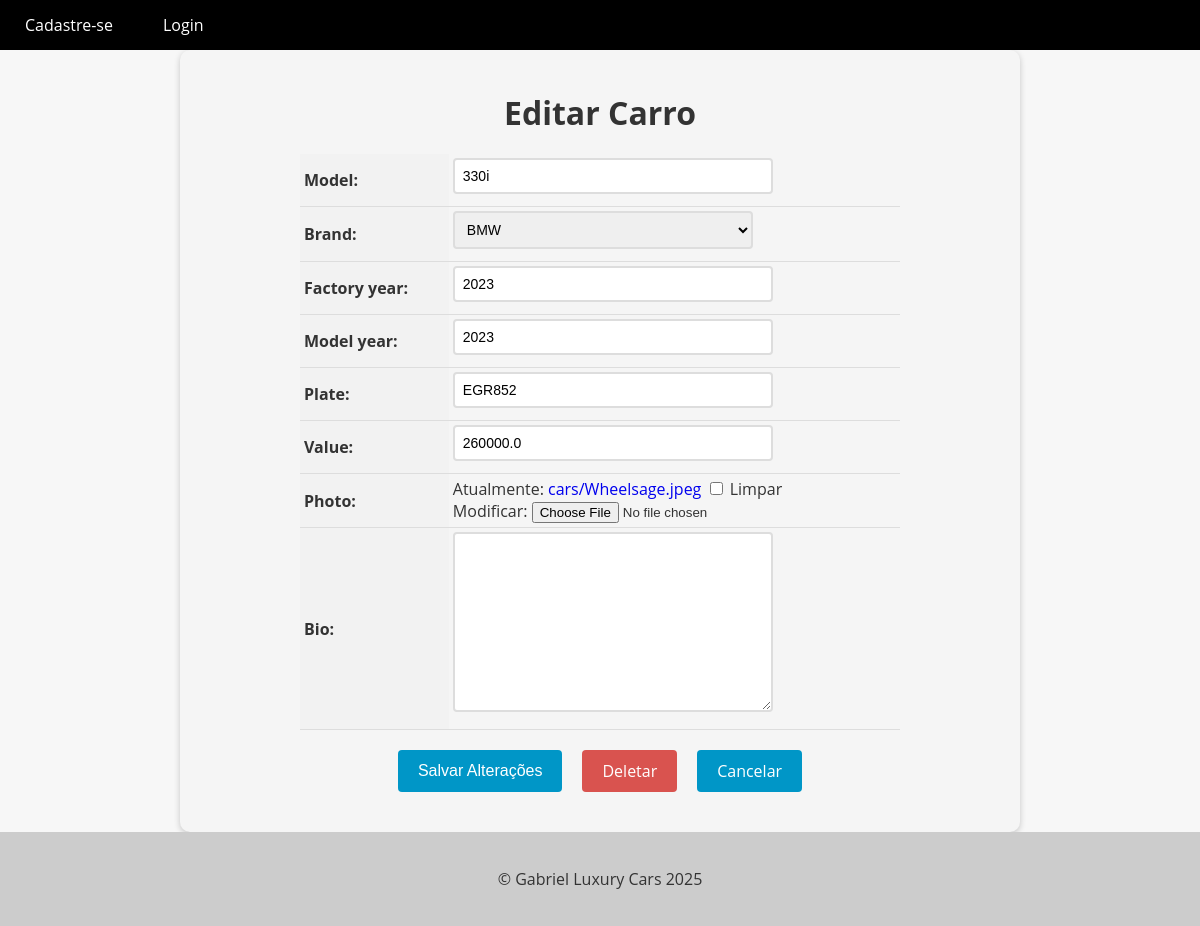
Page /car/6/update/ on the earlier database version.
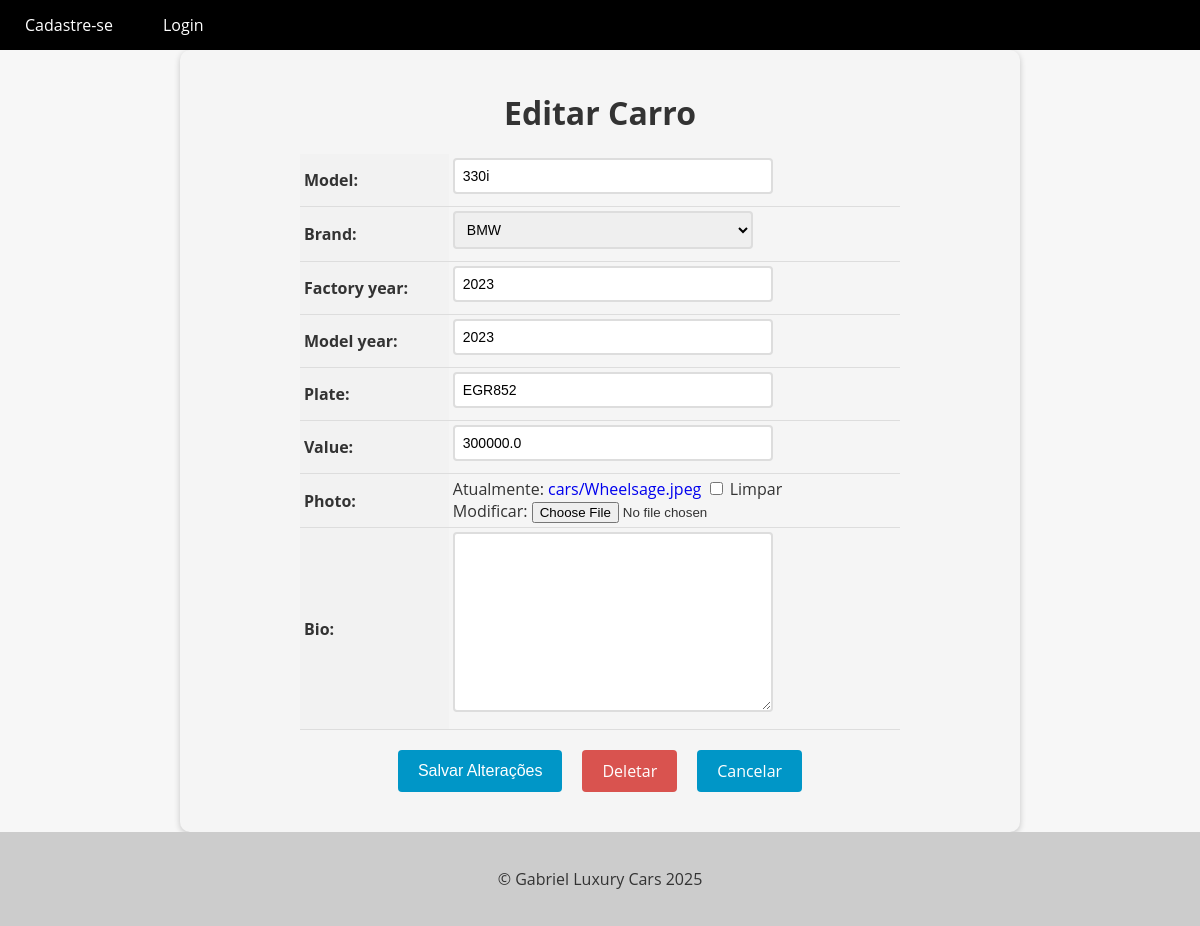
Same page on the later database version.
### cars/models.py (models this page shows, shortened)
class Car(models.Model):
    id = models.AutoField(primary_key=True)
    model = models.CharField(max_length=200)
    brand = models.ForeignKey(Brand, on_delete=models.PROTECT, related_name='car_brand')
    factory_year = models.IntegerField(blank=True, null=True)
    model_year = models.IntegerField(blank=True, null=True)
    plate = models.CharField(max_length=10, blank=True, null=True)
    value = models.FloatField(blank=True, null=True)
    photo = models.ImageField(upload_to='cars/', blank=True, null=True)
    bio = models.TextField(blank=True, null=True)

### cars/views.py (the view, shortened to what this page needs)
# urls.py: path('car/<int:pk>/update/', CarUpdateView.as_view(), name='car_update'),
class CarUpdateView(UpdateView):
    model = Car
    form_class = CarModelForm
    template_name = 'car_update.html'

### cars/forms.py (shortened to what this page needs)
class CarModelForm(forms.ModelForm):
    class Meta:
        model = Car
        fields = '__all__'

### cars/models.py (called while the page is built)
    def __str__(self):
        return self.name

### cars/templates/car_update.html (shortened to what this page needs)
{% extends "base.html" %}
{% block content %}
  <form method="post" enctype="multipart/form-data">
    <h1>Editar Carro</h1>
    <table>
      {{ form.as_table }}
    </table>
    <div>
      <div class="buttons-container">
        <input type="submit" value="Salvar Alterações" class="btn btn-primary">
        <a href="{% url 'car_delete' pk=object.pk %}" class="btn btn-danger">Deletar</a>
        <a href="{% url 'cars_list' %}" class="btn btn-secondary">Cancelar</a>
      </div>
    </div>
  </form>
{% endblock %}

Differences in the rows shown:
changed Car "BMW": value "260000.0" → "300000.0"
